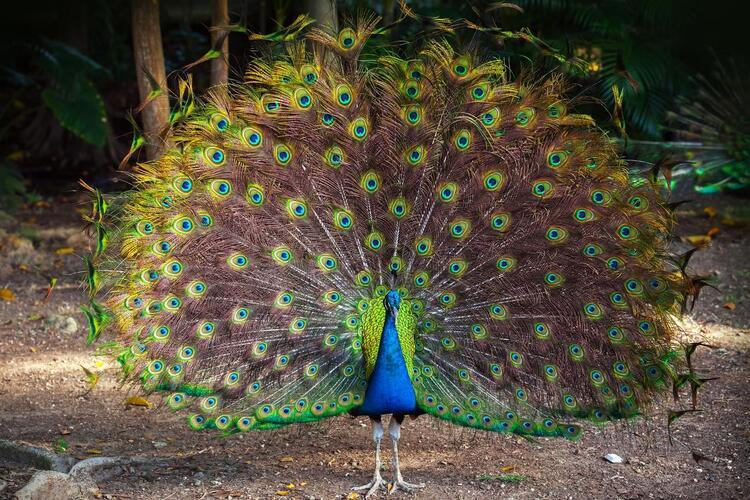
#> input picture Odev-2/tavus.jpg, 750 x 500 px
$ python python.py
#> lines starting #> are read from the running program, lines starting #| are printed output that depends on the picture
#OZAN CAKAR
#02205076045

from PIL import Image


img = Image.open("./tavus.jpg");
#> img is the input picture: PIL image 750x500 RGB; mean R, G, B 84.5, 78.8, 61.1

img.show()

for i in range(0, img.size[0] - 1):

    for j in range(0, img.size[1] - 1):
        pixelColorVals = img.getpixel((i, j));

        redPixel = 255 - pixelColorVals[0];  # Negate red pixel

        greenPixel = 255 - pixelColorVals[1];  # Negate green pixel

        bluePixel = 255 - pixelColorVals[2];  # Negate blue pixel

        img.putpixel((i, j), (redPixel, greenPixel, bluePixel));
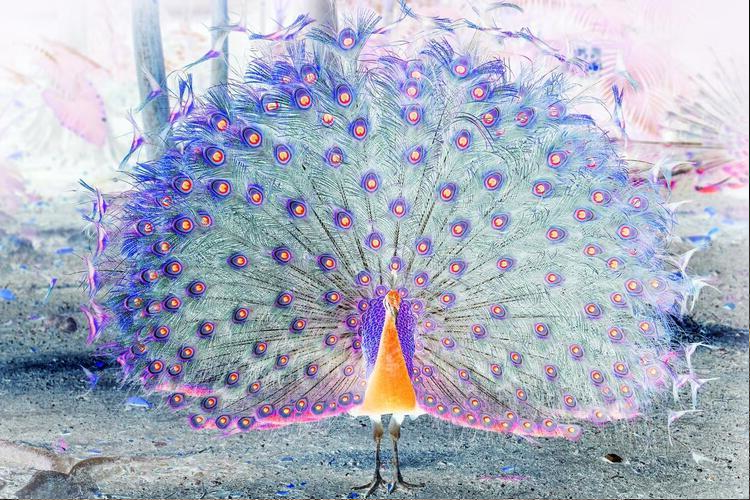
#> img: PIL image 750x500 RGB; mean R, G, B 170.3, 176, 193.5

img.show();
